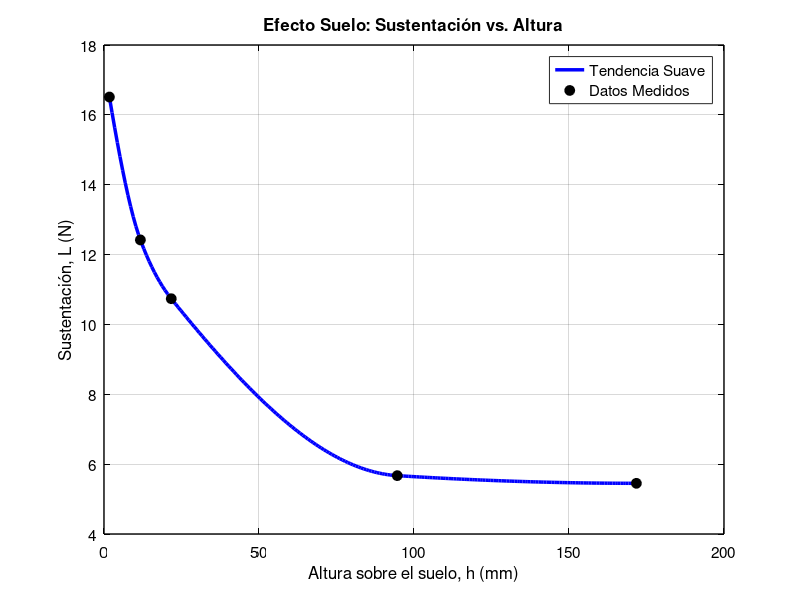

MATLAB code to generate this figure: (Note: this script raises an error after producing the figure.)
% --- Gráfica de Datos de Sustentación vs Altura (Con Tendencia) ---
clear; clc; close all;

% 1. Datos originales de la tabla
h_mm = [1.74, 11.74, 21.70, 94.6, 171.74];
L_N = [16.5106, 12.4192, 10.7362, 5.6709, 5.4512];

% 2. Crear un vector denso para la curva de tendencia suave
h_tendencia = linspace(min(h_mm), max(h_mm), 200);

% Calculamos la línea de tendencia suave (pchip evita oscilaciones irreales)
L_tendencia = pchip(h_mm, L_N, h_tendencia);

% 3. Crear la gráfica 2D Estilo Paper
figure('Color', 'w', 'Position', [200, 200, 700, 500]);
hold on; % Permite dibujar varias cosas en la misma gráfica

% Dibujamos la línea de tendencia suave en azul puro ('b'), igual que la otra gráfica
plot(h_tendencia, L_tendencia, 'b-', 'LineWidth', 2.5);

% Dibujamos los puntos de datos sueltos encima (círculos negros para que destaquen)
plot(h_mm, L_N, 'ko', 'MarkerSize', 7, 'MarkerFaceColor', 'k', 'LineWidth', 1);

% 4. Etiquetas y título
title('Efecto Suelo: Sustentación vs. Altura', 'FontSize', 14,'Color','k');
xlabel('Altura sobre el suelo, h (mm)', 'FontSize', 12, 'Color', 'k');
ylabel('Sustentación, L (N)', 'FontSize', 12, 'Color', 'k');

% 5. Configuración del fondo y los ejes
set(gca, 'Color', 'w', 'XColor', 'k', 'YColor', 'k', ...
         'FontSize', 11, 'GridAlpha', 0.15, 'LineWidth', 1);
grid on;
box on;

% 6. Leyenda para que quede súper profesional en el paper
lgd = legend('Tendencia Suave', 'Datos Medidos', 'Location', 'northeast', 'FontSize', 11);

% Personalización de la leyenda (Fondo blanco, texto y borde negros)
lgd.Color = 'w';       % 'w' es white (blanco) para el fondo
lgd.TextColor = 'k';   % 'k' es black (negro) para las letras
lgd.EdgeColor = 'k';   % Opcional: Borde de la cajita en negro para que resalte
% Ajustar los límites de los ejes
xlim([0, 180]);
ylim([4, 18]);
hold off;

% exportgraphics(gcf, 'sustentacion_tendencia.pdf', 'ContentType', 'vector');
